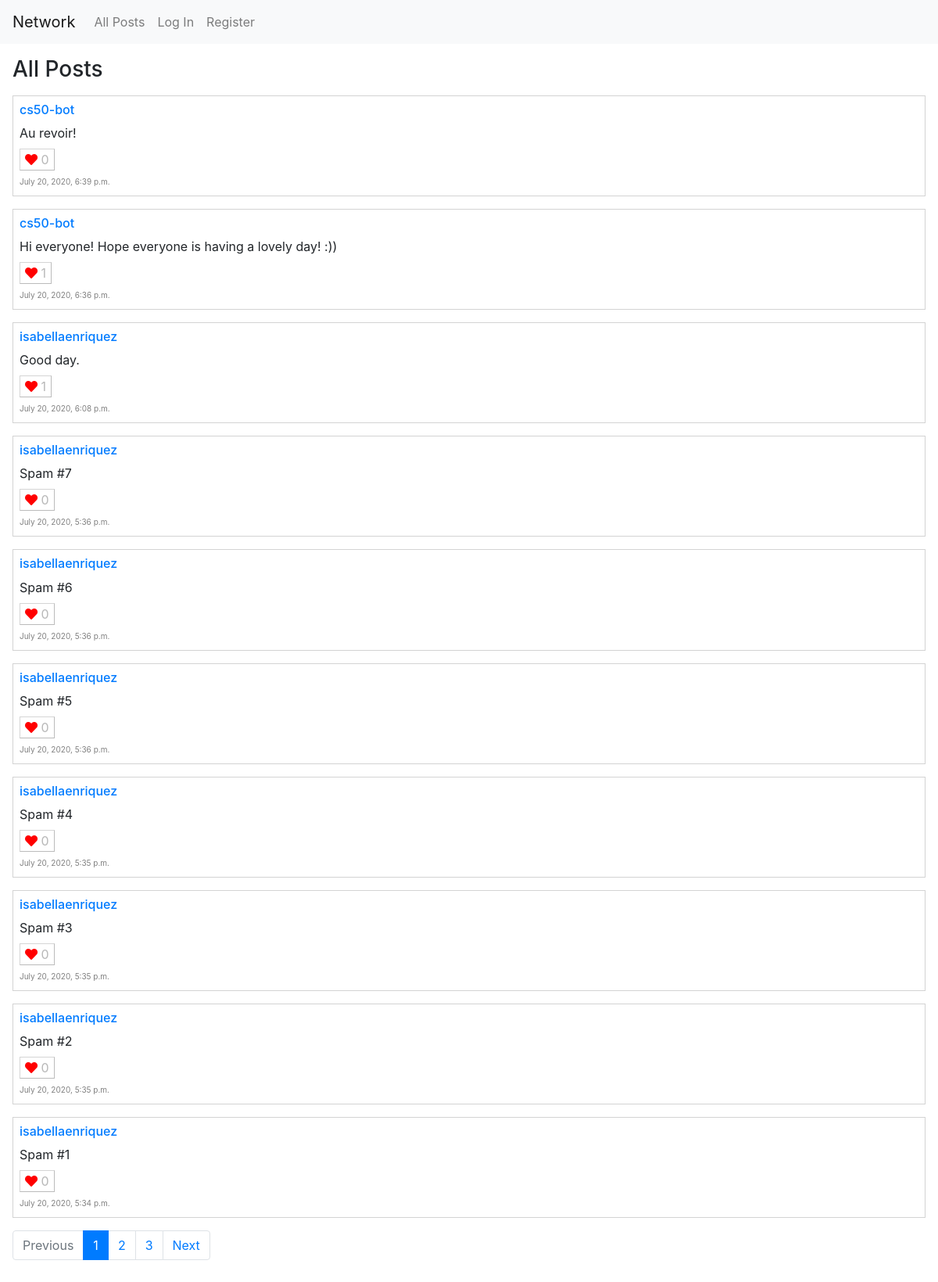
The page / on the database its author committed.
### network/models.py (models this page shows)
class Post(models.Model):
    content = models.TextField()
    likes = models.IntegerField(default=0)
    author = models.ForeignKey(User, on_delete=models.CASCADE, related_name="user_posts")
    timestamp = models.DateTimeField(auto_now_add=True)
    """def __str__(self):
        return self.author + " posted: \"" + self.content + "\""
        """

class User(AbstractUser):
    pass

### network/views.py (the view)
# urls.py: path("", views.index, name="index"),
def index(request):
    if (request.method == 'PUT'):
        put_data = json.loads(request.body)
        handle_put(request, put_data)
    all_posts = Post.objects.all().order_by('-timestamp')
    all_posts.reverse()
    paginated_posts = paginate(request, all_posts)
    liked_posts = []
    try:
        logged_in_user = User.objects.get(username=request.user.username)
        liked_posts = get_likes(request)
        guest_user = False
    except:
        logged_in_user = None
        guest_user = True
    return render(request, "network/index.html", context={
        "posts": paginated_posts,
        "title": "All Posts",
        "empty_msg": "Nothing has been posted yet!",
        "logged_in_user": logged_in_user,
        "liked_posts": liked_posts,
        "guest_user": guest_user
    })

### network/views.py (called while the page is built)
def paginate(request, posts):
    page = request.GET.get('page', 1)
    paginator = Paginator(posts, 10)
    try:
        paginated_posts = paginator.page(page)
    except PageNotAnInteger:
        paginated_posts = paginator.page(1)
    except EmptyPage:
        paginated_posts = paginator.page(paginator.num_pages)
    return paginated_posts

### network/templates/network/index.html (shortened to what this page needs)
{% extends "network/layout.html" %}
{% block body %}
    <h3>{{ title }}</h3>
    {% for post in posts %}
        <div class="post">
            <a href="{% url 'profile' post.author %}"><h6>{{ post.author }}</h6></a>
            <div class="content">{{ post.content }}</div>
            {% if guest_user %}
                <button class="disabled-like" disabled><i class="fas fa-heart"></i> <span class="like-num">{{ post.likes }}</span></button>
            {% else %}
                {% if post in liked_posts %}
                    <button class="liked"><i class="fas fa-heart"></i> <span class="like-num">{{ post.likes }}</span></button>
                {% else %}
                    <button class="likes"><i class="far fa-heart"></i> <span class="like-num">{{ post.likes }}</span></button>
                {% endif %}
            {% endif %}
            <div class="footer">
                <span class="timestamp">{{ post.timestamp }}</span>
            </div>
        </div>
    {% empty %}
        {{ empty_msg }}
    {% endfor %}
    {% if posts.has_other_pages %}
    <nav aria-label="Page navigation example">
        <ul class="pagination">
            {% if posts.has_previous %}
                <li class="page-item"><a class="page-link" href="?page={{ posts.previous_page_number }}">Previous</a></li>
            {% else %}
                <li class="page-item disabled"><a class="page-link" href="#" tabindex="-1" aria-disabled="true">Previous</a></li>
            {% endif %}
            {% for i in posts.paginator.page_range %}
                {% if posts.number == i %}
                    <li class="page-item active"><a class="page-link" href="?page={{ i }}">{{ i }} <span class="sr-only">(current)</span></a></li>
                {% else %}
                    <li class="page-item"><a class="page-link" href="?page={{ i }}">{{ i }}</a></li>
                {% endif %}
            {% endfor %}
            {% if posts.has_next %}
                <li class="page-item"><a class="page-link" href="?page={{ posts.next_page_number }}">Next</a></li>
            {% else %}
                <li class="page-item disabled"><a class="page-link" href="#" tabindex="-1" aria-disabled="true">Next</a></li>
            {% endif %}
        </ul>
      </nav>
    {% endif %}
{% endblock %}

### network/templates/network/layout.html (shortened to what this page needs)
{% load static %}
<!DOCTYPE html>
<html lang="en">
    <head>
        <link rel="stylesheet" href="https://stackpath.bootstrapcdn.com/bootstrap/4.4.1/css/bootstrap.min.css">
        <link href="{% static 'network/styles.css' %}" rel="stylesheet">
        <link rel="stylesheet" href="https://use.fontawesome.com/releases/v5.7.0/css/all.css">
    </head>
    <body>
        <nav class="navbar navbar-expand-lg navbar-light bg-light">
            <a class="navbar-brand" href="#">Network</a>
            <div>
              <ul class="navbar-nav mr-auto">
                <li class="nav-item">
                  <a class="nav-link" href="{% url 'index' %}">All Posts</a>
                </li>
                {% if user.is_authenticated %}
                    <li class="nav-item">
                        <a class="nav-link" href="{% url 'following' %}">Following</a>
                    </li>
                    <li class="nav-item">
                        <a class="nav-link" href="{% url 'create' %}"><i class="fas fa-edit"></i> Create</a>
                    </li>
                    <li class="nav-item">
                        <a class="nav-link" href="{% url 'logout' %}">Log Out</a>
                    </li>
                {% else %}
                    <li class="nav-item">
                        <a class="nav-link" href="{% url 'login' %}">Log In</a>
                    </li>
                    <li class="nav-item">
                        <a class="nav-link" href="{% url 'register' %}">Register</a>
                    </li>
                {% endif %}
              </ul>
            </div>
          </nav>
        <div class="body">
            {% block body %}
            {% endblock %}
        </div>
    </body>
</html>

### network/static/network/styles.css (style rules this page uses)
.post { padding: 0.5rem; border-style: solid; border-color: lightgray; border-width: 0.05rem; border-collapse: collapse; margin-top: 1rem; margin-bottom: 1rem; }
.timestamp { color: gray; font-size: x-small; }
.fa-heart { color: red; }
button { background-color: white; }
.liked, .likes, .disabled-like { border-width: 0.01rem; margin-top: 0.5rem; }
.footer { display: table; }
.body { padding: 1rem; }

### rows shown on the page
Post: author "cs50-bot", content "Au revoir!", likes "0", timestamp "July 20, 2020, 6:39 p.m."
Post: author "cs50-bot", content "Hi everyone! Hope everyone is having a lovely day! :))", likes "1", timestamp "July 20, 2020, 6:36 p.m."
Post: author "isabellaenriquez", content "Good day.", likes "1", timestamp "July 20, 2020, 6:08 p.m."
Post: author "isabellaenriquez", content "Spam #7", likes "0", timestamp "July 20, 2020, 5:36 p.m."
Post: author "isabellaenriquez", content "Spam #6", likes "0", timestamp "July 20, 2020, 5:36 p.m."
Post: author "isabellaenriquez", content "Spam #5", likes "0", timestamp "July 20, 2020, 5:36 p.m."
Post: author "isabellaenriquez", content "Spam #4", likes "0", timestamp "July 20, 2020, 5:35 p.m."
Post: author "isabellaenriquez", content "Spam #3", likes "0", timestamp "July 20, 2020, 5:35 p.m."
Post: author "isabellaenriquez", content "Spam #2", likes "0", timestamp "July 20, 2020, 5:35 p.m."
Post: author "isabellaenriquez", content "Spam #1", likes "0", timestamp "July 20, 2020, 5:34 p.m."

### other values the page prints
{{ title }} "All Posts"
{{ i }} "1"
{{ i }} "2" "3"
